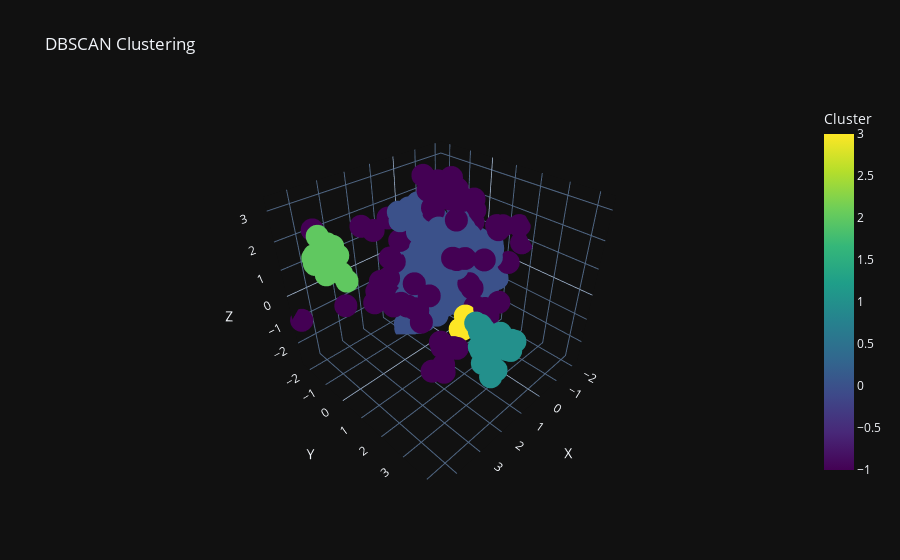

Write notebook code for a chart like this one.
### Markdown cell above
# Clustering-DBSCAN(density based)

### Code cell
import numpy as np
import pandas as pd
import matplotlib.pyplot as plt
import plotly.express as px
from sklearn.cluster import DBSCAN
from sklearn.preprocessing import StandardScaler
from pathlib import Path


dataset_dir = Path('./')
pca_results_path = dataset_dir / 'pca_results.csv'  
df = pd.read_csv(pca_results_path)

# Pour cet exemple, nous allons supposer que vous utilisez les 3 premières colonnes pour la classification
data = df.iloc[:, :3].values  # Convertir en tableau NumPy

# Standardisation des données
data = StandardScaler().fit_transform(data)

# Appliquer DBSCAN
dbscan = DBSCAN(eps=0.5, min_samples=5)  # Ajustez eps et min_samples selon vos données
labels = dbscan.fit_predict(data)

# Afficher les étiquettes
print(f"Étiquettes de clusters obtenues avec DBSCAN : {labels}")

# Visualisation des résultats de classification
plt.figure(figsize=(10, 6))
unique_labels = set(labels)
colors = plt.cm.Spectral(np.linspace(0, 1, len(unique_labels)))

for k, col in zip(unique_labels, colors):
    if k == -1:
        # -1 est utilisé pour les points considérés comme bruit
        col = 'k'  # Noir pour le bruit
    class_member_mask = (labels == k)
    xy = data[class_member_mask]
    plt.scatter(xy[:, 0], xy[:, 1], s=30, color=col, label=f'Cluster {k}')

plt.title('DBSCAN Clustering')
plt.xlabel('Feature 1')
plt.ylabel('Feature 2')
plt.legend()
plt.show()

# Visualisation 3D avec Plotly
plot_df = pd.DataFrame(data, columns=['X', 'Y', 'Z'])
plot_df['Cluster'] = labels

# Créer la visualisation 3D interactive
fig = px.scatter_3d(plot_df, x='X', y='Y', z='Z', color='Cluster', title='DBSCAN Clustering',
                    color_continuous_scale=px.colors.sequential.Viridis)

# Afficher la figure
fig.show()

### Figure 1 — Plotly figure (JSON) as saved in the notebook; plotly's stock layout.template omitted (floating-point values rounded to 4 significant figures; data arrays with more than 128 entries replaced by an {"elided": "..."} marker saying what was removed)
{"data": [{"hovertemplate": "X=%{x}<br>Y=%{y}<br>Z=%{z}<br>Cluster=%{marker.color}<extra></extra>", "legendgroup": "", "marker": {"color": {"elided": "730 int values"}, "coloraxis": "coloraxis", "symbol": "circle"}, "mode": "markers", "name": "", "scene": "scene", "showlegend": false, "x": {"elided": "730 float values"}, "y": {"elided": "730 float values"}, "z": {"elided": "730 float values"}, "type": "scatter3d"}], "layout": {"scene": {"domain": {"x": [0.0, 1.0], "y": [0.0, 1.0]}, "xaxis": {"title": {"text": "X"}}, "yaxis": {"title": {"text": "Y"}}, "zaxis": {"title": {"text": "Z"}}}, "coloraxis": {"colorbar": {"title": {"text": "Cluster"}}, "colorscale": [[0.0, "#440154"], [0.1111, "#482878"], [0.2222, "#3e4989"], [0.3333, "#31688e"], [0.4444, "#26828e"], [0.5556, "#1f9e89"], [0.6667, "#35b779"], [0.7778, "#6ece58"], [0.8889, "#b5de2b"], [1.0, "#fde725"]]}, "legend": {"tracegroupgap": 0}, "title": {"text": "DBSCAN Clustering"}}}
